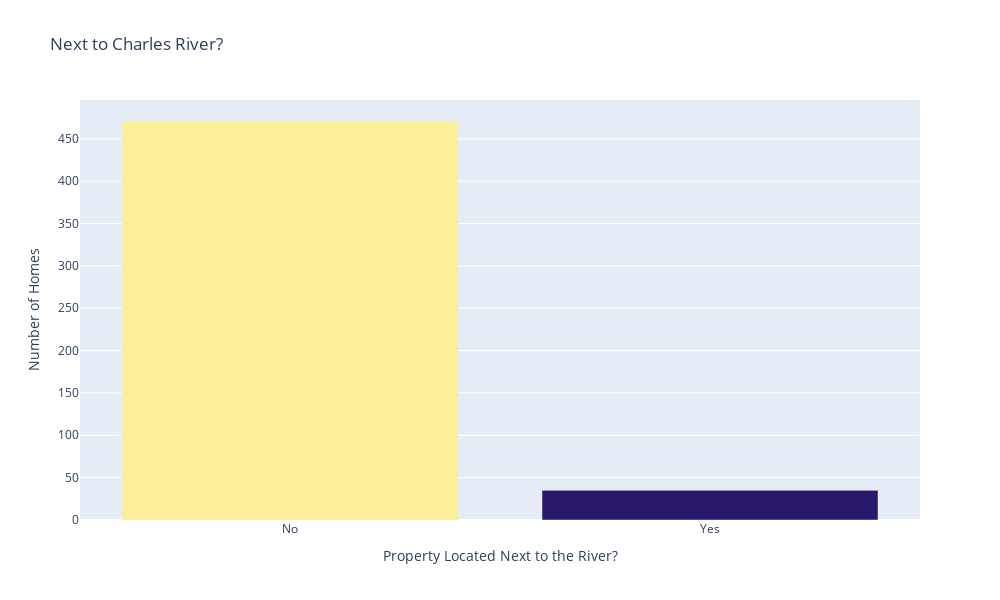

Notebook code cell kept with this figure:
### Markdown cell above
#### Next to the River? ⛵️

**Challenge**

Create a bar chart with plotly for CHAS to show many more homes are away from the river versus next to it. The bar chart should look something like this:

<img src=https://i.imgur.com/AHwoQ6l.png height=350>

You can make your life easier by providing a list of values for the x-axis (e.g., `x=['No', 'Yes']`)

### Code cell
river_access = data['CHAS'].value_counts()

bar = px.bar(x=['No', 'Yes'],
             y=river_access.values,
             color=river_access.values,
             color_continuous_scale=px.colors.sequential.haline,
             title='Next to Charles River?')

bar.update_layout(width=1000, height=600,xaxis_title='Property Located Next to the River?', 
                  yaxis_title='Number of Homes',
                  coloraxis_showscale=False)
bar.show()

### Figure 1 — Plotly figure (JSON) as saved in the notebook; plotly's stock layout.template omitted (floating-point values rounded to 4 significant figures)
{"data": [{"alignmentgroup": "True", "hovertemplate": "x=%{x}<br>y=%{y}<br>color=%{marker.color}<extra></extra>", "legendgroup": "", "marker": {"color": [471, 35], "coloraxis": "coloraxis", "pattern": {"shape": ""}}, "name": "", "offsetgroup": "", "orientation": "v", "showlegend": false, "textposition": "auto", "type": "bar", "x": ["No", "Yes"], "xaxis": "x", "y": [471, 35], "yaxis": "y"}], "layout": {"barmode": "relative", "coloraxis": {"colorbar": {"title": {"text": "color"}}, "colorscale": [[0, "rgb(41, 24, 107)"], [0.09091, "rgb(42, 35, 160)"], [0.1818, "rgb(15, 71, 153)"], [0.2727, "rgb(18, 95, 142)"], [0.3636, "rgb(38, 116, 137)"], [0.4545, "rgb(53, 136, 136)"], [0.5455, "rgb(65, 157, 133)"], [0.6364, "rgb(81, 178, 124)"], [0.7273, "rgb(111, 198, 107)"], [0.8182, "rgb(160, 214, 91)"], [0.9091, "rgb(212, 225, 112)"], [1, "rgb(253, 238, 153)"]], "showscale": false}, "height": 600, "legend": {"tracegroupgap": 0}, "title": {"text": "Next to Charles River?"}, "width": 1000, "xaxis": {"anchor": "y", "autorange": true, "domain": [0, 1], "range": [-0.5, 1.5], "title": {"text": "Property Located Next to the River?"}, "type": "category"}, "yaxis": {"anchor": "x", "autorange": true, "domain": [0, 1], "range": [0, 495.8], "title": {"text": "Number of Homes"}, "type": "linear"}}}
